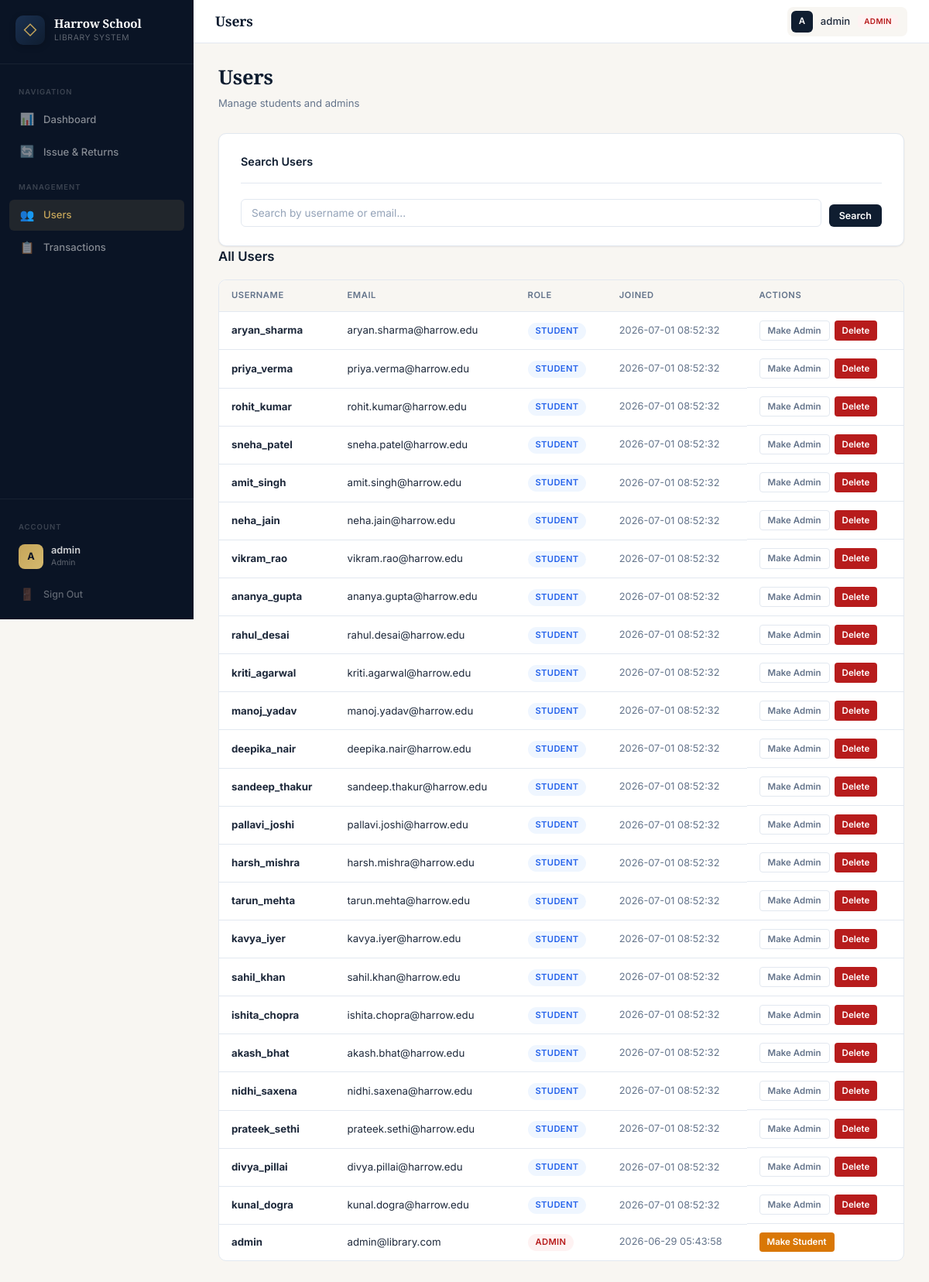
The app's page /users (signed in) with its own data.
### tables this page shows
CREATE TABLE users (
        id INTEGER PRIMARY KEY AUTOINCREMENT,
        username TEXT UNIQUE NOT NULL,
        password TEXT NOT NULL,
        role TEXT NOT NULL DEFAULT 'student',
        email TEXT,
        created_at TIMESTAMP DEFAULT CURRENT_TIMESTAMP
    );

### app.py (the view)
@app.route('/users')
@login_required
@admin_required
def view_users():
    db = get_db()
    search = request.args.get('search', '').strip()
    if search:
        users = db.execute(
            "SELECT id, username, email, role, created_at FROM users WHERE username LIKE ? OR email LIKE ? ORDER BY created_at DESC",
            (f"%{search}%", f"%{search}%")
        ).fetchall()
    else:
        users = db.execute(
            "SELECT id, username, email, role, created_at FROM users ORDER BY created_at DESC"
        ).fetchall()
    db.close()
    return render_template('users.html', users=users, search=search)

### app.py (called while the page is built)
def get_db():
    db = sqlite3.connect("library.db")
    db.row_factory = sqlite3.Row
    db.execute("PRAGMA foreign_keys = ON")
    return db

def login_required(f):
    @wraps(f)
    def decorated_function(*args, **kwargs):
        if 'user_id' not in session:
            return redirect('/')
        return f(*args, **kwargs)
    return decorated_function

def admin_required(f):
    @wraps(f)
    def decorated_function(*args, **kwargs):
        if session.get('role') != 'admin':
            return redirect('/dashboard')
        return f(*args, **kwargs)
    return decorated_function

@app.context_processor
def inject_globals():
    return {
        'now': datetime.now().strftime("%Y-%m-%d"),
        'CLASS_LEVELS': CLASS_LEVELS,
        'STREAMS': STREAMS,
        'BOOK_TYPES': BOOK_TYPES,
        'SUBJECTS': SUBJECTS,
        'MAGAZINE_TYPES': MAGAZINE_TYPES,
        'SUBJECTS_BY_CLASS': SUBJECTS_BY_CLASS
    }

### templates/users.html (shortened to what this page needs)
{% extends "layout.html" %}
{% block header_title %}Users{% endblock %}
{% block content %}
<div class="page-header">
  <h1>Users</h1>
  <div class="subtitle">Manage students and admins</div>
</div>
<div class="card">
  <div class="card-header"><h3>Search Users</h3></div>
  <form method="GET" action="/users" class="search-bar">
    <input type="text" name="search" class="form-control" placeholder="Search by username or email..." value="{{ search or '' }}">
    <button type="submit" class="btn btn-primary btn-sm">Search</button>
  </form>
</div>
<div class="section">
  <div class="section-header"><h2>All Users</h2></div>
  {% if users %}
  <div class="table-wrap">
    <table>
      <thead>
        <tr><th>Username</th><th>Email</th><th>Role</th><th>Joined</th><th>Actions</th></tr>
      </thead>
      <tbody>
        {% for user in users %}
        <tr>
          <td><strong>{{ user.username }}</strong></td>
          <td>{{ user.email or '—' }}</td>
          <td><span class="badge badge-{{ 'admin' if user.role == 'admin' else 'student' }}">{{ user.role }}</span></td>
          <td class="text-muted text-sm">{{ user.created_at or '—' }}</td>
          <td class="actions-cell">
            {% if user.role == 'admin' %}
            <a href="/change-role/{{ user.id }}/student" class="btn btn-warning btn-xs">Make Student</a>
            {% else %}
            <a href="/change-role/{{ user.id }}/admin" class="btn btn-outline btn-xs">Make Admin</a>
            <a href="/delete-user/{{ user.id }}" class="btn btn-danger btn-xs" onclick="return confirm('Delete this user?')">Delete</a>
            {% endif %}
          </td>
        </tr>
        {% endfor %}
      </tbody>
    </table>
  </div>
  {% else %}
  <div class="empty-state"><p>No users found.</p></div>
  {% endif %}
</div>
{% endblock %}

### records on screen
users: username "aryan_sharma", email "aryan.sharma@harrow.edu", role "STUDENT", created_at "2026-07-01 08:52:32"
users: username "priya_verma", email "priya.verma@harrow.edu", role "STUDENT", created_at "2026-07-01 08:52:32"
users: username "rohit_kumar", email "rohit.kumar@harrow.edu", role "STUDENT", created_at "2026-07-01 08:52:32"
users: username "sneha_patel", email "sneha.patel@harrow.edu", role "STUDENT", created_at "2026-07-01 08:52:32"
users: username "amit_singh", email "amit.singh@harrow.edu", role "STUDENT", created_at "2026-07-01 08:52:32"
users: username "neha_jain", email "neha.jain@harrow.edu", role "STUDENT", created_at "2026-07-01 08:52:32"
users: username "vikram_rao", email "vikram.rao@harrow.edu", role "STUDENT", created_at "2026-07-01 08:52:32"
users: username "ananya_gupta", email "ananya.gupta@harrow.edu", role "STUDENT", created_at "2026-07-01 08:52:32"
users: username "rahul_desai", email "rahul.desai@harrow.edu", role "STUDENT", created_at "2026-07-01 08:52:32"
users: username "kriti_agarwal", email "kriti.agarwal@harrow.edu", role "STUDENT", created_at "2026-07-01 08:52:32"
users: username "manoj_yadav", email "manoj.yadav@harrow.edu", role "STUDENT", created_at "2026-07-01 08:52:32"
users: username "deepika_nair", email "deepika.nair@harrow.edu", role "STUDENT", created_at "2026-07-01 08:52:32"
users: username "sandeep_thakur", email "sandeep.thakur@harrow.edu", role "STUDENT", created_at "2026-07-01 08:52:32"
users: username "pallavi_joshi", email "pallavi.joshi@harrow.edu", role "STUDENT", created_at "2026-07-01 08:52:32"
users: username "harsh_mishra", email "harsh.mishra@harrow.edu", role "STUDENT", created_at "2026-07-01 08:52:32"
users: username "tarun_mehta", email "tarun.mehta@harrow.edu", role "STUDENT", created_at "2026-07-01 08:52:32"
users: username "kavya_iyer", email "kavya.iyer@harrow.edu", role "STUDENT", created_at "2026-07-01 08:52:32"
users: username "sahil_khan", email "sahil.khan@harrow.edu", role "STUDENT", created_at "2026-07-01 08:52:32"
users: username "ishita_chopra", email "ishita.chopra@harrow.edu", role "STUDENT", created_at "2026-07-01 08:52:32"
users: username "akash_bhat", email "akash.bhat@harrow.edu", role "STUDENT", created_at "2026-07-01 08:52:32"
users: username "nidhi_saxena", email "nidhi.saxena@harrow.edu", role "STUDENT", created_at "2026-07-01 08:52:32"
users: username "prateek_sethi", email "prateek.sethi@harrow.edu", role "STUDENT", created_at "2026-07-01 08:52:32"
users: username "divya_pillai", email "divya.pillai@harrow.edu", role "STUDENT", created_at "2026-07-01 08:52:32"
users: username "kunal_dogra", email "kunal.dogra@harrow.edu", role "STUDENT", created_at "2026-07-01 08:52:32"
users: username "admin", email "admin@library.com", role "ADMIN", created_at "2026-06-29 05:43:58"

### other values on screen
{{ session.get('username')[:1].upper() }} "A"
{{ session.get('username') }} "admin"
{{ session.get('role') }} "Admin"
{{ session.get('role') }} "ADMIN"
